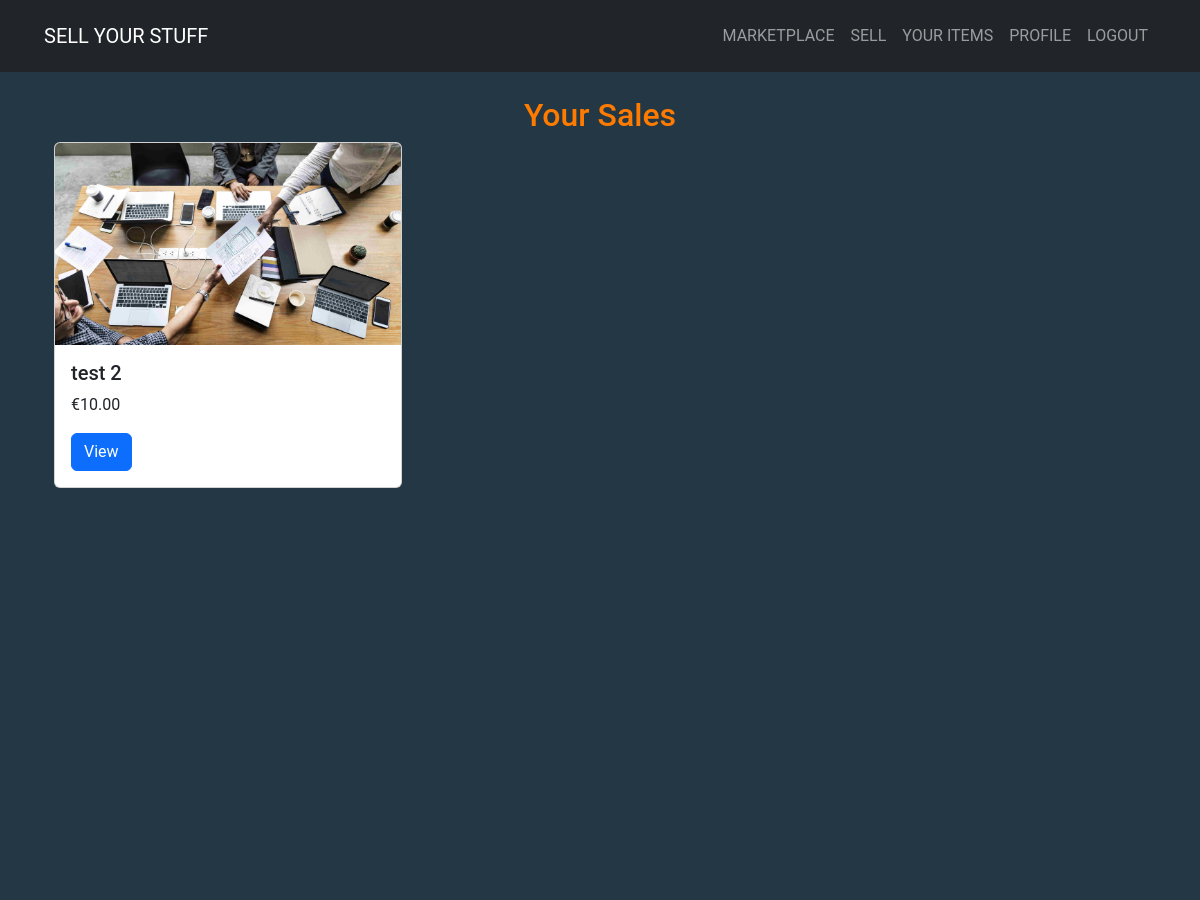
Before: /sales/ (signed in, upper part) with the older database file.
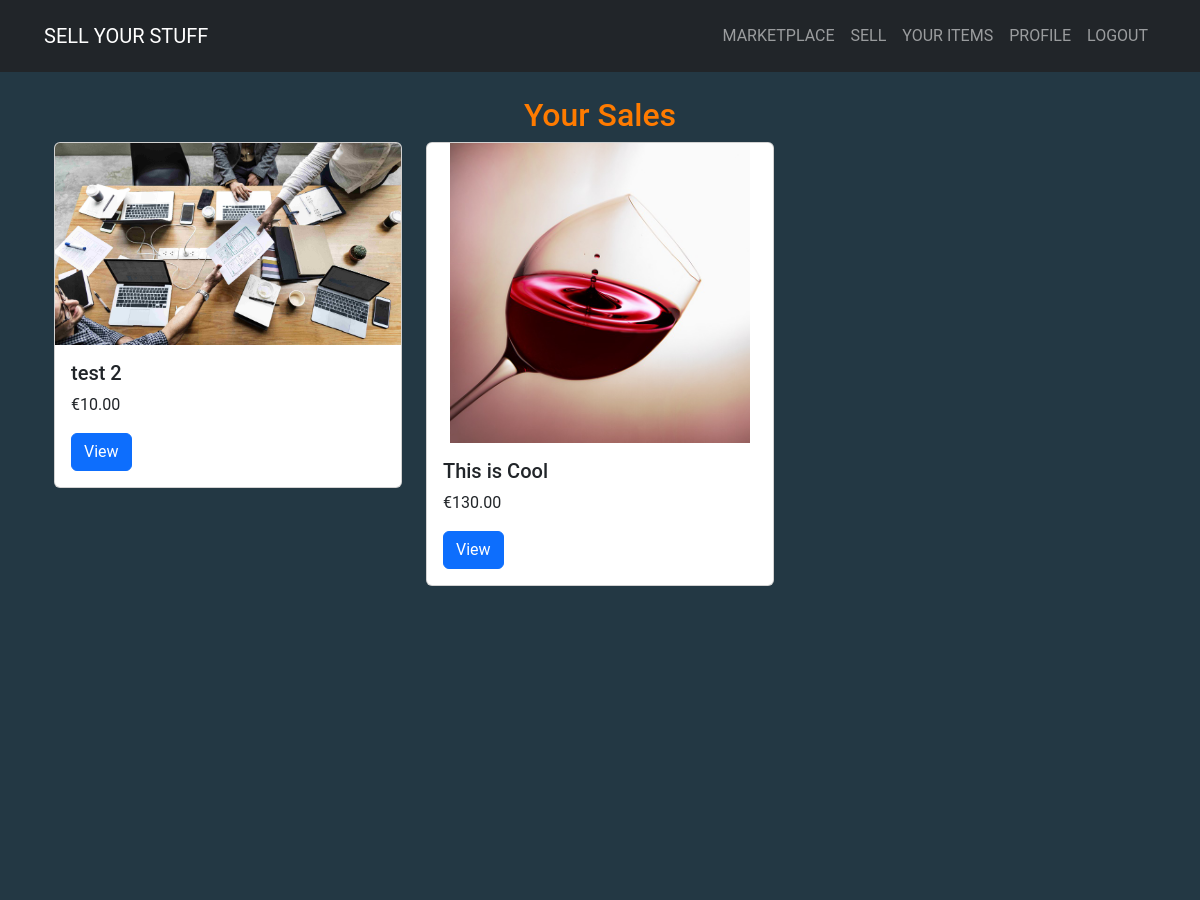
After: the same page with the newer database file.
### sales/models.py (models this page shows, shortened)
class Sale(models.Model):
    STATUS_CHOICES = [
        ("available", "Available"),
        ("sold", "Sold"),
    ]
    user = models.ForeignKey(User, on_delete=models.CASCADE)  # Seller
    title = models.CharField(max_length=200)
    description = models.TextField()
    price = models.DecimalField(max_digits=10, decimal_places=2)
    image = models.ImageField(
        upload_to="product_images/", blank=True, null=True
    )  # main image of the product
    image_1 = models.ImageField(upload_to="product_images/", blank=True, null=True)
    image_2 = models.ImageField(upload_to="product_images/", blank=True, null=True)
    image_3 = models.ImageField(upload_to="product_images/", blank=True, null=True)
    video = models.FileField(
        upload_to="product_videos/", blank=True, null=True
    )  # Video upload field
    status = models.CharField(
        max_length=10, choices=STATUS_CHOICES, default="available"
    )
    created_at = models.DateTimeField(auto_now_add=True)

### sales/views.py (the view)
# urls.py: path("", views.sales_list, name="sales_list"),
@login_required
def sales_list(request):
    sales = Sale.objects.filter(user=request.user)  # Filter by the logged-in user
    return render(request, "sales/sales_list.html", {"sales": sales})

### sales/templates/sales/sales_list.html (shortened to what this page needs)
{% extends "base.html" %}
{% block content %}
<div class="container">
    <h2 class="text-center">Your Sales</h2>
    <div class="row">
        {% for sale in sales %}
            <div class="col-md-4 mb-4">
                <div class="card">
                    {% if sale.image %}
                        <img src="{{ sale.image.url }}" class="card-img-top sale-image" alt="{{ sale.title }}" width="" height="">
                    {% else %}
                        <img src="https://via.placeholder.com/300" class="card-img-top sale-image" alt="No Image" width="" height="">
                    {% endif %}
                    <div class="card-body">
                        <h5 class="card-title">{{ sale.title }}</h5>
                        <p class="card-text">€{{ sale.price }}</p>
                        <a href="{% url 'sale_detail' sale.id %}" class="btn btn-primary">View</a>
                    </div>
                </div>
            </div>
        {% empty %}
            <p class="text-center">You have no sales listed.</p>
        {% endfor %}
    </div>
</div>
{% endblock content %}

### templates/base.html (shortened to what this page needs)
{% load static %}
<!DOCTYPE html>
<html lang="en">
    <head>
        <link href="https://cdn.jsdelivr.net/npm/bootstrap@5.3.0/dist/css/bootstrap.min.css"
              rel="stylesheet">
        <link rel="stylesheet" href="{% static 'css/styles.css' %}">
    </head>
    <body>
        <nav class="navbar navbar-expand-lg navbar-dark bg-dark">
            <div class="container">
                <a class="navbar-brand" href="{% url 'home' %}">SELL YOUR STUFF</a>
                <div class="collapse navbar-collapse" id="navbarNav">
                    <ul class="navbar-nav ms-auto">
                        <li class="nav-item">
                            <a class="nav-link" href="{% url 'market_list' %}">Marketplace</a>
                        </li>
                        {% if user.is_authenticated %}
                            <li class="nav-item">
                                <a class="nav-link" href="{% url 'sale_create' %}">Sell</a>
                            </li>
                            <li class="nav-item">
                                <a class="nav-link" href="{% url 'sales_list' %}">Your Items</a>
                            </li>
                            <li class="nav-item">
                                <a class="nav-link" href="{% url 'profile' %}">
                                    Profile
                                </a>
                            </li>
                            <li class="nav-item">
                                <a class="nav-link" href="{% url 'account_logout' %}">Logout</a>
                            </li>
                        {% endif %}
                    </ul>
                </div>
            </div>
        </nav>
        <div class="container mt-4">
            {% block content %}{% endblock content %}
        </div>
    </body>
</html>

### static/css/styles.css (style rules this page uses)
:root { --main-bg-color: #233844; --secondary-bg-color: #3e4f5e5c; --main-font-color: #ff7b00; }
* { margin: 0; padding: 0; box-sizing: border-box; }
body { font-family: 'Roboto', sans-serif; background-color: var(--main-bg-color); min-height: 300vh; color: var(--main-font-color); }
.navbar { display: flex; justify-content: space-between; align-items: center; padding: 1rem 2rem; text-transform: uppercase; }
.sale-image, .sale-video { max-height: 300px; object-fit: contain; }

Changed rows visible on the page:
added Sale: image (picture), title "This is Cool", price "130.00"
